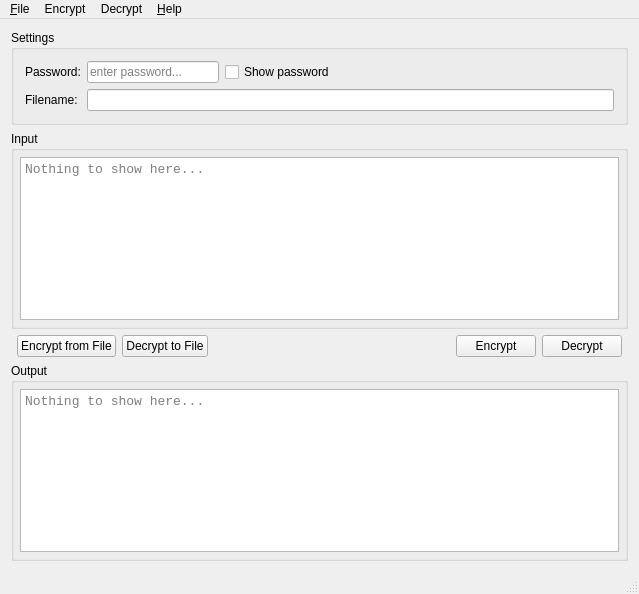
<?xml version="1.0" encoding="UTF-8"?>
<ui version="4.0">
 <class>MainWindow</class>
 <widget class="QMainWindow" name="MainWindow">
  <property name="geometry">
   <rect>
    <x>0</x>
    <y>0</y>
    <width>639</width>
    <height>594</height>
   </rect>
  </property>
  <property name="windowTitle">
   <string>crippy</string>
  </property>
  <property name="windowIcon">
   <iconset resource="crippy.qrc">
    <normaloff>:/images/python-icon.svg</normaloff>:/images/python-icon.svg</iconset>
  </property>
  <widget class="QWidget" name="main_widget">
   <layout class="QVBoxLayout" name="verticalLayout">
    <item>
     <widget class="QGroupBox" name="gb_settings">
      <property name="title">
       <string>Settings</string>
      </property>
      <layout class="QGridLayout" name="gridLayout">
       <item row="0" column="0">
        <widget class="QLabel" name="lb_password">
         <property name="text">
          <string>Password:</string>
         </property>
        </widget>
       </item>
       <item row="0" column="1">
        <widget class="QLineEdit" name="le_password">
         <property name="echoMode">
          <enum>QLineEdit::EchoMode::Password</enum>
         </property>
         <property name="placeholderText">
          <string>enter password...</string>
         </property>
        </widget>
       </item>
       <item row="0" column="2">
        <widget class="QCheckBox" name="cb_show_password">
         <property name="text">
          <string>Show password</string>
         </property>
        </widget>
       </item>
       <item row="0" column="3">
        <spacer name="hs_1">
         <property name="orientation">
          <enum>Qt::Orientation::Horizontal</enum>
         </property>
         <property name="sizeHint" stdset="0">
          <size>
           <width>273</width>
           <height>20</height>
          </size>
         </property>
        </spacer>
       </item>
       <item row="1" column="0">
        <widget class="QLabel" name="lb_filename">
         <property name="text">
          <string>Filename:</string>
         </property>
        </widget>
       </item>
       <item row="1" column="1" colspan="3">
        <widget class="QLineEdit" name="le_filename"/>
       </item>
      </layout>
     </widget>
    </item>
    <item>
     <widget class="QGroupBox" name="gb_input">
      <property name="title">
       <string>Input</string>
      </property>
      <layout class="QHBoxLayout" name="horizontalLayout_4">
       <property name="spacing">
        <number>4</number>
       </property>
       <property name="leftMargin">
        <number>6</number>
       </property>
       <property name="topMargin">
        <number>6</number>
       </property>
       <property name="rightMargin">
        <number>6</number>
       </property>
       <property name="bottomMargin">
        <number>6</number>
       </property>
       <item>
        <widget class="MyPlainTextEdit" name="te_input">
         <property name="font">
          <font>
           <family>Courier New</family>
           <pointsize>10</pointsize>
          </font>
         </property>
         <property name="placeholderText">
          <string>Nothing to show here...</string>
         </property>
        </widget>
       </item>
      </layout>
     </widget>
    </item>
    <item>
     <layout class="QHBoxLayout" name="hl_buttons">
      <property name="leftMargin">
       <number>6</number>
      </property>
      <property name="rightMargin">
       <number>6</number>
      </property>
      <item>
       <widget class="QPushButton" name="pb_encrypt_from_file">
        <property name="text">
         <string>Encrypt from File</string>
        </property>
       </widget>
      </item>
      <item>
       <widget class="QPushButton" name="pb_decrypt_to_file">
        <property name="text">
         <string>Decrypt to File</string>
        </property>
       </widget>
      </item>
      <item>
       <spacer name="hs_2">
        <property name="orientation">
         <enum>Qt::Orientation::Horizontal</enum>
        </property>
        <property name="sizeHint" stdset="0">
         <size>
          <width>40</width>
          <height>20</height>
         </size>
        </property>
       </spacer>
      </item>
      <item>
       <widget class="QPushButton" name="pb_encrypt">
        <property name="text">
         <string>Encrypt</string>
        </property>
       </widget>
      </item>
      <item>
       <widget class="QPushButton" name="pb_decrypt">
        <property name="text">
         <string>Decrypt</string>
        </property>
       </widget>
      </item>
     </layout>
    </item>
    <item>
     <widget class="QGroupBox" name="gb_output">
      <property name="title">
       <string>Output</string>
      </property>
      <layout class="QHBoxLayout" name="horizontalLayout_5">
       <property name="spacing">
        <number>4</number>
       </property>
       <property name="leftMargin">
        <number>6</number>
       </property>
       <property name="topMargin">
        <number>6</number>
       </property>
       <property name="rightMargin">
        <number>6</number>
       </property>
       <property name="bottomMargin">
        <number>6</number>
       </property>
       <item>
        <widget class="QPlainTextEdit" name="te_output">
         <property name="font">
          <font>
           <family>Courier New</family>
           <pointsize>10</pointsize>
          </font>
         </property>
         <property name="acceptDrops">
          <bool>false</bool>
         </property>
         <property name="readOnly">
          <bool>true</bool>
         </property>
         <property name="placeholderText">
          <string>Nothing to show here...</string>
         </property>
        </widget>
       </item>
      </layout>
     </widget>
    </item>
   </layout>
  </widget>
  <widget class="QMenuBar" name="menu_bar">
   <property name="geometry">
    <rect>
     <x>0</x>
     <y>0</y>
     <width>639</width>
     <height>33</height>
    </rect>
   </property>
   <widget class="QMenu" name="menu_file">
    <property name="title">
     <string>&amp;File</string>
    </property>
    <addaction name="file_new"/>
    <addaction name="separator"/>
    <addaction name="file_exit"/>
   </widget>
   <widget class="QMenu" name="menu_help">
    <property name="title">
     <string>&amp;Help</string>
    </property>
    <addaction name="help_about"/>
   </widget>
   <widget class="QMenu" name="menu_encrypt">
    <property name="title">
     <string>Encrypt</string>
    </property>
    <addaction name="encrypt_input_to_output"/>
    <addaction name="encrypt_file_to_output"/>
   </widget>
   <widget class="QMenu" name="menu_decrypt">
    <property name="title">
     <string>Decrypt</string>
    </property>
    <addaction name="decrypt_input_to_output"/>
    <addaction name="decrypt_input_to_file"/>
   </widget>
   <addaction name="menu_file"/>
   <addaction name="menu_encrypt"/>
   <addaction name="menu_decrypt"/>
   <addaction name="menu_help"/>
  </widget>
  <widget class="QStatusBar" name="status_bar"/>
  <action name="file_exit">
   <property name="text">
    <string>E&amp;xit</string>
   </property>
   <property name="shortcut">
    <string>Alt+F4</string>
   </property>
  </action>
  <action name="help_about">
   <property name="text">
    <string>A&amp;bout</string>
   </property>
   <property name="shortcut">
    <string>Alt+B</string>
   </property>
  </action>
  <action name="file_open">
   <property name="text">
    <string>Open (to Input)</string>
   </property>
   <property name="shortcut">
    <string>Ctrl+O</string>
   </property>
  </action>
  <action name="file_save">
   <property name="text">
    <string>Save (from Output)</string>
   </property>
   <property name="shortcut">
    <string>Ctrl+S</string>
   </property>
  </action>
  <action name="file_new">
   <property name="text">
    <string>&amp;New</string>
   </property>
   <property name="shortcut">
    <string>Ctrl+N</string>
   </property>
  </action>
  <action name="encrypt_input_to_output">
   <property name="text">
    <string>Input -&gt; Output</string>
   </property>
  </action>
  <action name="encrypt_file_to_output">
   <property name="text">
    <string>File -&gt; Output</string>
   </property>
  </action>
  <action name="decrypt_input_to_output">
   <property name="text">
    <string>Input -&gt; Output</string>
   </property>
  </action>
  <action name="decrypt_input_to_file">
   <property name="text">
    <string>Input -&gt; File</string>
   </property>
  </action>
 </widget>
 <layoutdefault spacing="6" margin="11"/>
 <customwidgets>
  <customwidget>
   <class>MyPlainTextEdit</class>
   <extends>QPlainTextEdit</extends>
   <header>myplaintextedit</header>
  </customwidget>
 </customwidgets>
 <resources>
  <include location="crippy.qrc"/>
 </resources>
 <connections/>
</ui>
